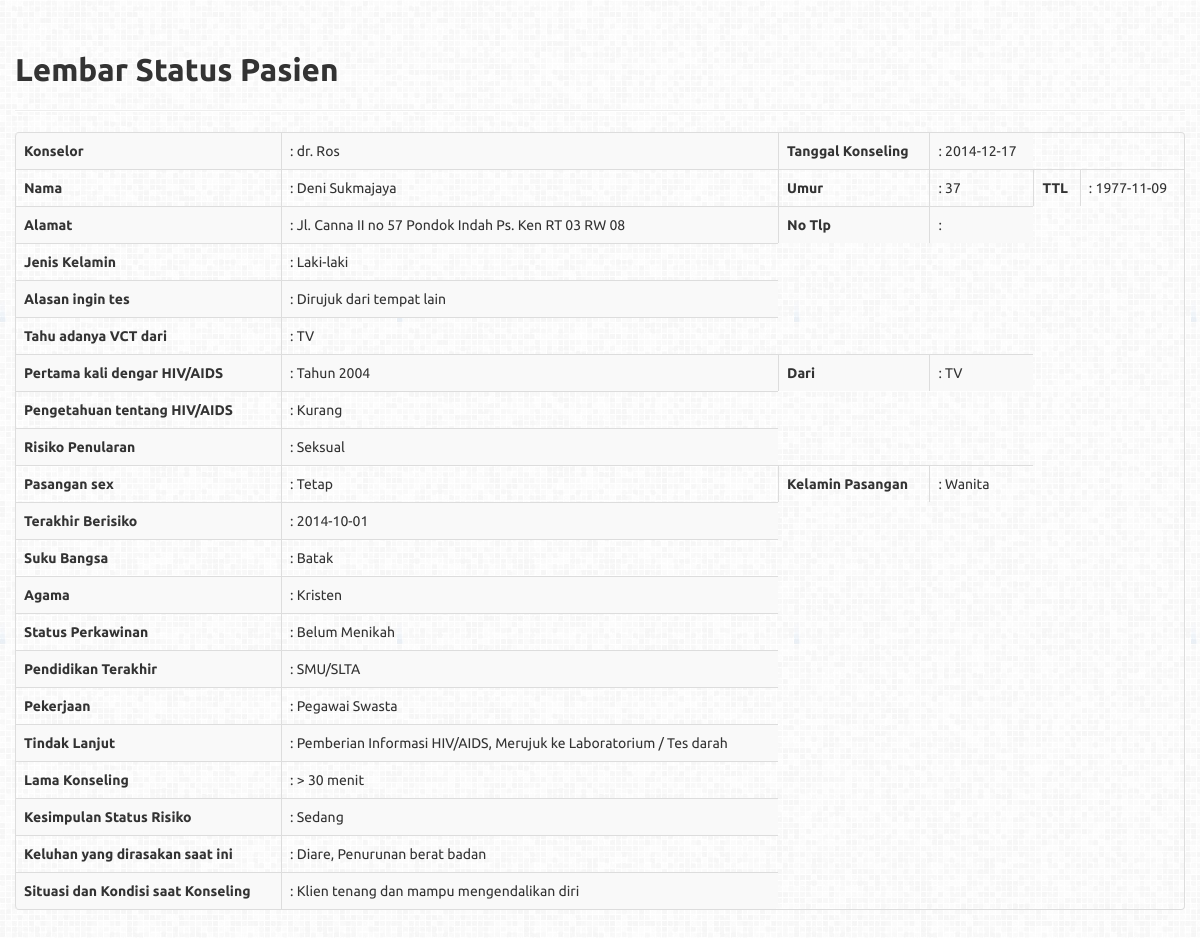
The app's page /user/view_lsp.php?id_pasien=3 with its own data.
### tables this page shows
CREATE TABLE IF NOT EXISTS `data_pasien` (
  `id_pasien` int(11) NOT NULL AUTO_INCREMENT,
  `kode_klien` varchar(20) NOT NULL,
  `nama_pasien` varchar(99) NOT NULL,
  `umur_pasien` int(3) NOT NULL,
  `ttl_pasien` varchar(20) NOT NULL,
  `alamat_pasien` varchar(100) NOT NULL,
  `notelp_pasien` varchar(99) NOT NULL,
  `konselor_pasien` varchar(99) NOT NULL,
  `tgl_konseling` varchar(20) NOT NULL,
  `kelamin_pasien` varchar(99) NOT NULL,
  `alasan_tes` varchar(99) NOT NULL,
  `tahu_vct` varchar(99) NOT NULL,
  `dengar_hiv` varchar(99) NOT NULL,
  `dengar_dari` varchar(10) NOT NULL,
  `pengetahuan_hiv` varchar(99) NOT NULL,
  `risk_penularan` varchar(99) NOT NULL,
  `pasangan_sex` varchar(99) NOT NULL,
  `status_perkawinan` varchar(99) NOT NULL,
  `kelamin_pasangan` varchar(99) NOT NULL,
  `terakhir_risk` varchar(20) NOT NULL,
  `suku_bangsa` varchar(99) NOT NULL,
  `agama_pasien` varchar(99) NOT NULL,
  `pendidikan_terakhir` varchar(99) NOT NULL,
  `pekerjaan_pasien` varchar(99) NOT NULL,
  `tindak_lanjut` varchar(99) NOT NULL,
  `lama_konseling` varchar(99) NOT NULL,
  `status_risk` varchar(99) NOT NULL,
  `keluhan_pasien` varchar(99) NOT NULL,
  `situasi_konseling` varchar(99) NOT NULL,
  `punya_pasangan` varchar(99) NOT NULL,
  `status_pasangan` varchar(99) NOT NULL,
  `tanggal_tesdarah` varchar(20) NOT NULL,
  `indikasi_pasangan_ims` varchar(99) NOT NULL,
  `terapi_rujukan_ims` varchar(99) NOT NULL,
  `gejala_tb` varchar(99) NOT NULL,
  `terapi_rujukan_tb` varchar(99) NOT NULL,
  `pajanan_tpt_kerja` varchar(99) NOT NULL,
  `tgl_pajanan` varchar(20) NOT NULL,
  `jend_pajanan` varchar(99) NOT NULL,
  `tato_luka` varchar(99) NOT NULL,
  `tgl_tato` varchar(20) NOT NULL,
  `jend_tato` varchar(99) NOT NULL,
  `produk_darah` varchar(99) NOT NULL,
  `tgl_produk_darah` varchar(20) NOT NULL,
  `jend_produk_darah` varchar(99) NOT NULL,
  `seks_vagina` varchar(99) NOT NULL,
  `tgl_vagina` varchar(20) NOT NULL,
  `jend_vagina` varchar(99) NOT NULL,
  `seks_oral` varchar(99) NOT NULL,
  `tgl_oral` varchar(20) NOT NULL,
  `jend_oral` varchar(99) NOT NULL,
  `seks_anal` varchar(99) NOT NULL,
  `tgl_anal` varchar(20) NOT NULL,
  `jend_anal` varchar(99) NOT NULL,
  `ganti_suntik` varchar(99) NOT NULL,
  `tgl_suntik` varchar(20) NOT NULL,
  `jend_suntik` varchar(99) NOT NULL,
  `risk_odha` varchar(99) NOT NULL,
  `pasien_hamil` varchar(99) NOT NULL,
  `tahap_hamil` varchar(99) NOT NULL,
  `kontrasepsi_teratur` varchar(99) NOT NULL,
  `perlu_tes` varchar(99) NOT NULL,
  `tesulang_jend` varchar(99) NOT NULL,
  `tgl_tes_pertama` varchar(20) NOT NULL,
  `tgl_tes_ulang` varchar(20) NOT NULL,
  PRIMARY KEY (`id_pasien`)
);

### user/view_lsp.php (the view, shortened to what this page needs)
 <?php
include '../template/header.php';
?>
<div class="container">
				<h2>Lembar Status Pasien</h2>
	<hr />
<table class="table table-bordered table-striped">
    <?php
    	$id_pasien = $_GET['id_pasien'];
        $query="SELECT * FROM data_pasien where id_pasien='".$id_pasien."'";
        $result=mysql_query($query) or die(mysql_error());
        while($rows=mysql_fetch_array($result)){
    ?>
    <tr>
    <td><b>Konselor</b></td>
    <td><?php echo ":"." ".$rows['konselor_pasien']; ?></td>
    <td><b>Tanggal Konseling</b></td>
    <td><?php echo ":"." ".$rows['tgl_konseling']; ?></td>
  </tr>
  <tr>
    <td><b>Nama</b></td>
    <td><?php echo ":"." ".$rows['nama_pasien']; ?></td>
    <td><b>Umur</b></td>
    <td><?php echo ":"." ".$rows['umur_pasien']; ?></td>
    <td><b>TTL</b></td>
    <td><?php echo ":"." ".$rows['ttl_pasien']; ?></td>
  </tr>
  <tr>
    <td><b>Alamat</b></td>
    <td><?php echo ":"." ".$rows['alamat_pasien']; ?></td>
    <td><b>No Tlp</b></td>
    <td><?php echo ":"." ".$rows['notelp_pasien']; ?></td>
  </tr>
  <tr>
    <td><b>Jenis Kelamin</b></td>
    <td><?php echo ":"." ".$rows['kelamin_pasien']; ?></td>
  </tr>
  <tr>
    <td><b>Alasan ingin tes</b></td>
    <td><?php echo ":"." ".$rows['alasan_tes']; ?></td>
  </tr>
  <tr>
    <td><b>Tahu adanya VCT dari</b></td>
    <td><?php echo ":"." ".$rows['tahu_vct']; ?></td>
  </tr>
  <tr>
    <td><b>Pertama kali dengar HIV/AIDS</b></td>
    <td><?php echo ":"." "."Tahun"." ".$rows['dengar_hiv']; ?></td>
    <td><b>Dari</b></td>
    <td><?php echo ":"." ".$rows['dengar_dari']; ?></td>
  </tr>
  <tr>
    <td><b>Pengetahuan tentang HIV/AIDS</b></td>
    <td><?php echo ":"." ".$rows['pengetahuan_hiv']; ?></td>
  </tr>
  <tr>
    <td><b>Risiko Penularan</b></td>
    <td><?php echo ":"." ".$rows['risk_penularan']; ?></td>
  </tr>
  <tr>
    <td><b>Pasangan sex</b></td>
    <td><?php echo ":"." ".$rows['pasangan_sex']; ?></td>
    <td><b>Kelamin Pasangan</b></td>
    <td><?php echo ":"." ".$rows['kelamin_pasangan']; ?></td>
  </tr>
  <tr>
    <td><b>Terakhir Berisiko</b></td>
    <td><?php echo ":"." ".$rows['terakhir_risk']; ?></td>
  </tr>
  <tr>
    <td><b>Suku Bangsa</b></td>
    <td><?php echo ":"." ".$rows['suku_bangsa']; ?></td>
  </tr>
  <tr>
    <td><b>Agama</b></td>
    <td><?php echo ":"." ".$rows['agama_pasien']; ?></td>
  </tr>
  <tr>
    <td><b>Status Perkawinan</b></td>
    <td><?php echo ":"." ".$rows['status_perkawinan']; ?></td>
  </tr>
  <tr>
    <td><b>Pendidikan Terakhir</b></td>
    <td><?php echo ":"." ".$rows['pendidikan_terakhir']; ?></td>
  </tr>
  <tr>
    <td><b>Pekerjaan</b></td>
    <td><?php echo ":"." ".$rows['pekerjaan_pasien']; ?></td>
  </tr>
  <tr>
    <td><b>Tindak Lanjut</b></td>
    <td><?php echo ":"." ".$rows['tindak_lanjut']; ?></td>
  </tr>
  <tr>
    <td><b>Lama Konseling</b></td>
    <td><?php echo ":"." ".$rows['lama_konseling']; ?></td>
  </tr>
  <tr>
    <td><b>Kesimpulan Status Risiko</b></td>
    <td><?php echo ":"." ".$rows['status_risk']; ?></td>
  </tr>
  <tr>
    <td><b>Keluhan yang dirasakan saat ini</b></td>
    <td><?php echo ":"." ".$rows['keluhan_pasien']; ?></td>
  </tr>
  <tr>
    <td><b>Situasi dan Kondisi saat Konseling</b></td>
    <td><?php echo ":"." ".$rows['situasi_konseling']; ?></td>
  </tr>
  <?php
	}
	?>
</table>
</div>

### assets/css/docs.css (style rules this page uses)
body { position: relative; padding-top: 40px; }

### template/header.php (style rules this page uses)
body { padding-top: 60px; padding-bottom: 40px; background: url('../assets/img/grey.png') repeat; }

### records on screen
data_pasien: konselor_pasien "dr. Ros", tgl_konseling "2014-12-17", nama_pasien "Deni Sukmajaya", umur_pasien "37", ttl_pasien "1977-11-09", alamat_pasien "Jl. Canna II no 57 Pondok Indah Ps. Ken RT 03 RW 08", kelamin_pasien "Laki-laki", alasan_tes "Dirujuk dari tempat lain", tahu_vct "TV", dengar_hiv "2004", dengar_dari "TV", pengetahuan_hiv "Kurang", risk_penularan "Seksual", pasangan_sex "Tetap", kelamin_pasangan "Wanita", terakhir_risk "2014-10-01", suku_bangsa "Batak", agama_pasien "Kristen", status_perkawinan "Belum Menikah", pendidikan_terakhir "SMU/SLTA", pekerjaan_pasien "Pegawai Swasta", tindak_lanjut "Pemberian Informasi HIV/AIDS, Merujuk ke Laboratorium / Tes darah", lama_konseling "> 30 menit", status_risk "Sedang", keluhan_pasien "Diare, Penurunan berat badan", situasi_konseling "Klien tenang dan mampu mengendalikan diri"
